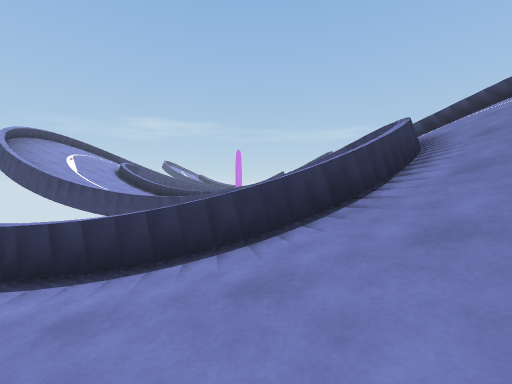
view 1 (above)

22 first-person views from a walk through a scene from a Unity 3-D project. The camera is 1.2 m above the floor, tilts 2° down and sees 90° across. The floor is counted in squares, 2 m on a side. Each view is taken from the middle of a square. On the plan, view 1 faces up. The plan holds only what a view shows up to about 9 squares ahead; the rest is blank. The place goes on beyond the plan.

view 2
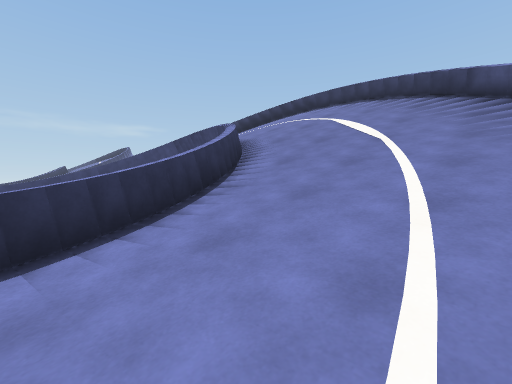

view 3
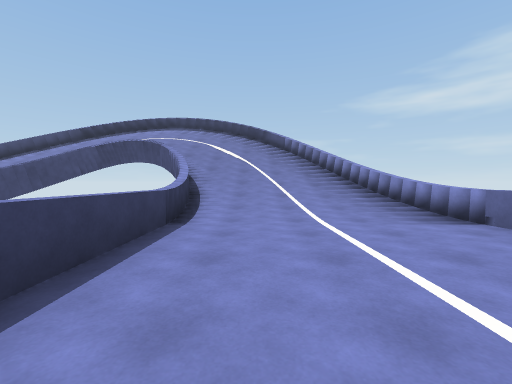

view 4
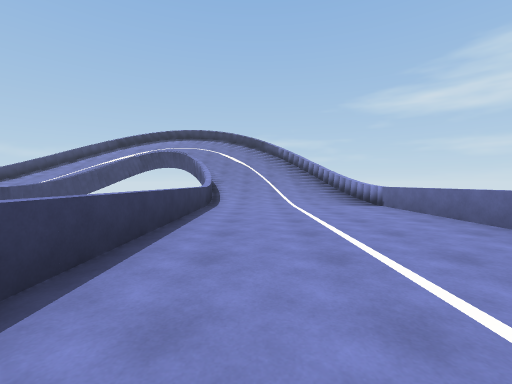

view 5
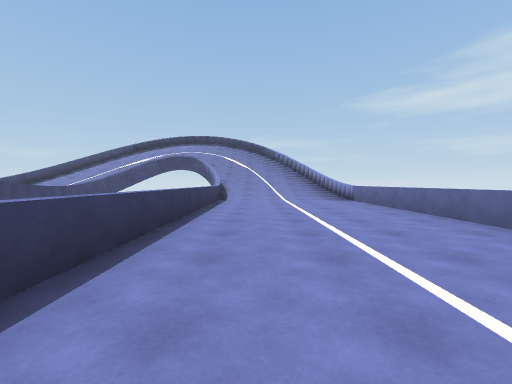

view 6
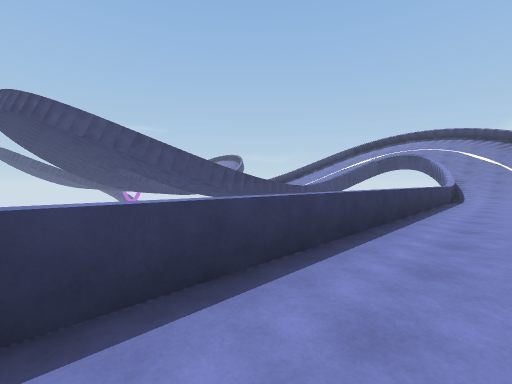

view 7
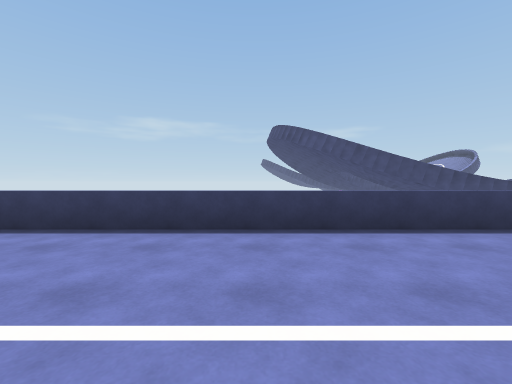

view 8
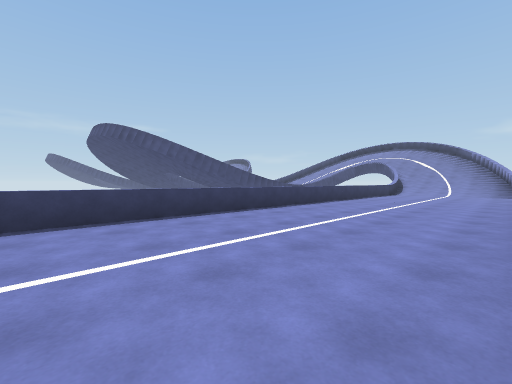

view 9
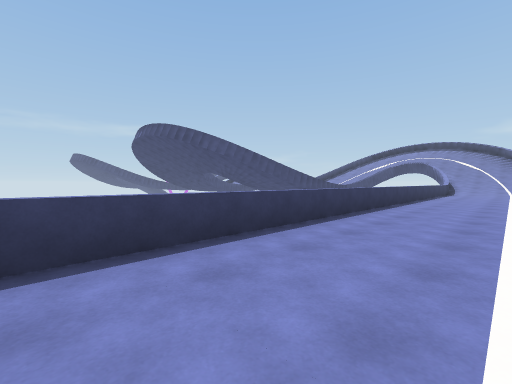

view 10
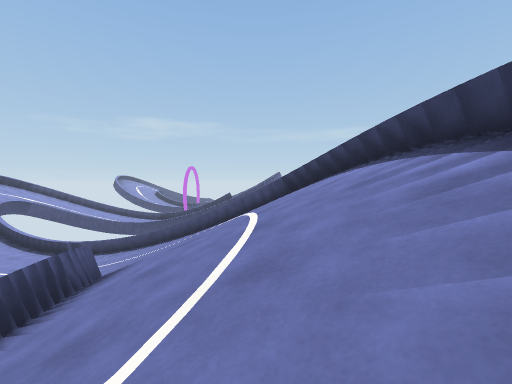

view 11
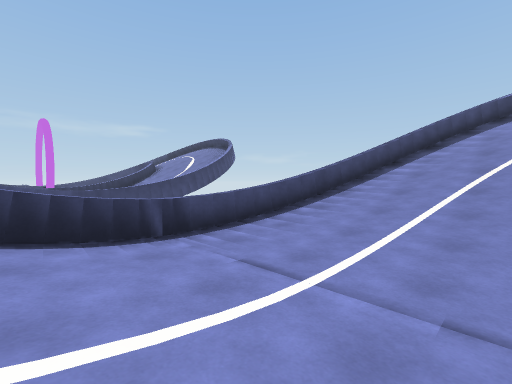

view 12
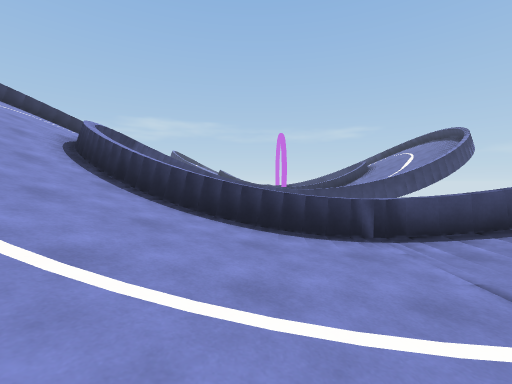

view 13
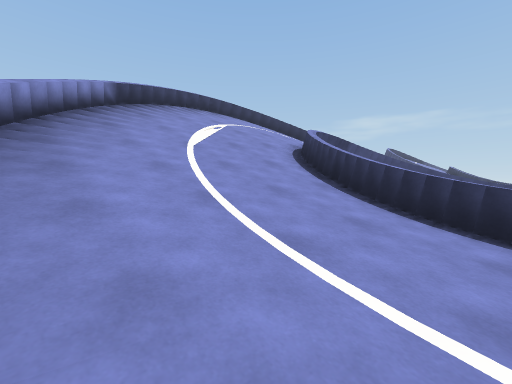

view 14
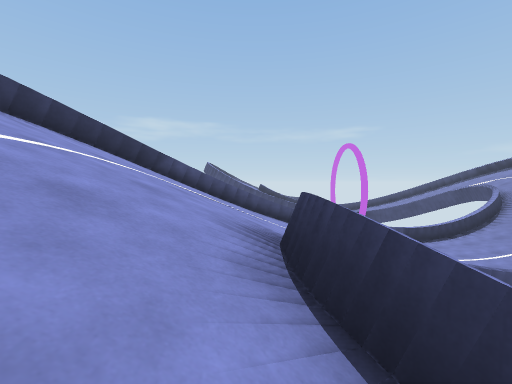

view 15
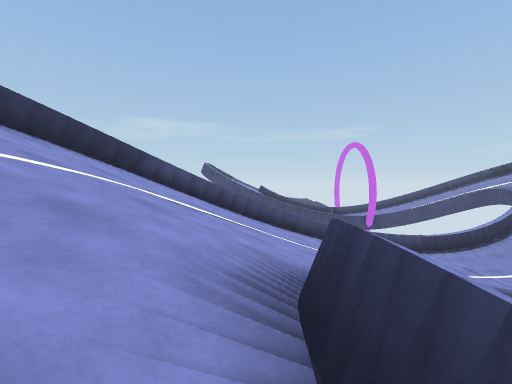

view 16
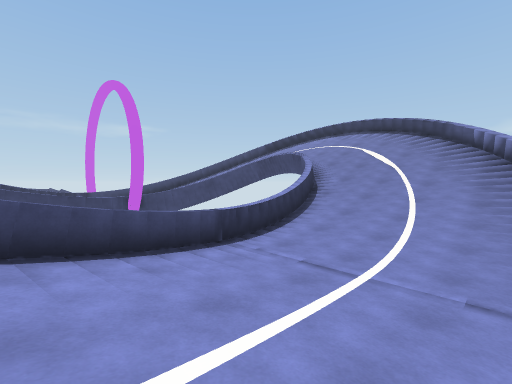

view 17
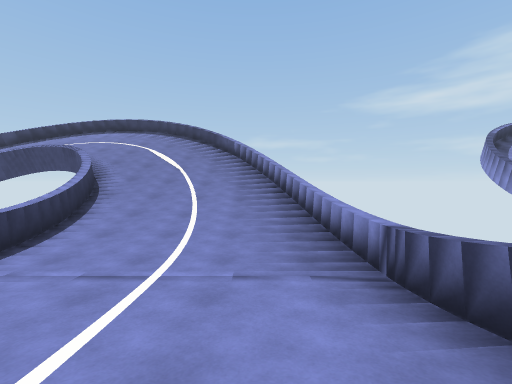

view 18
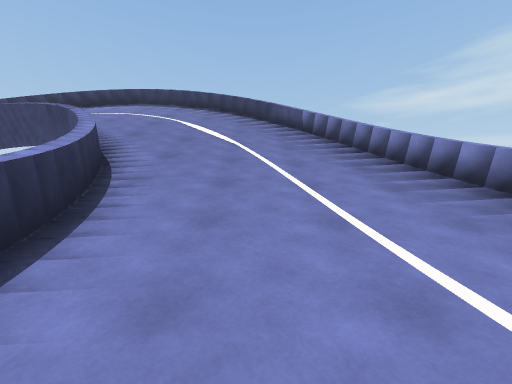

view 19
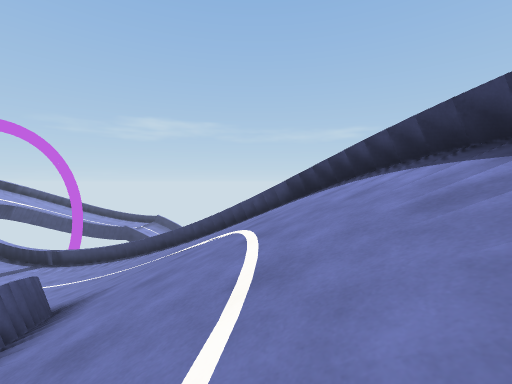

view 20
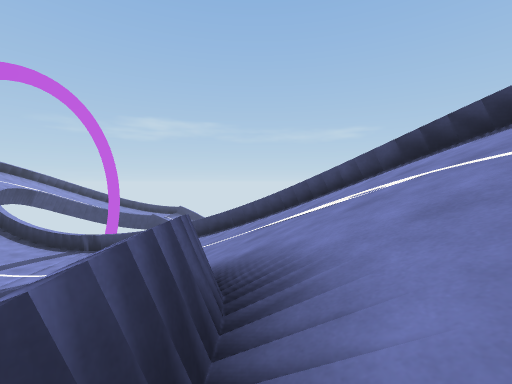

view 21
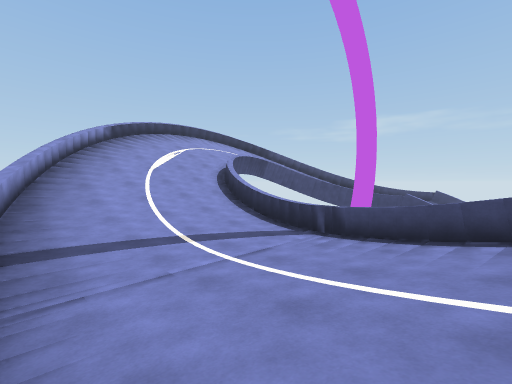

view 22
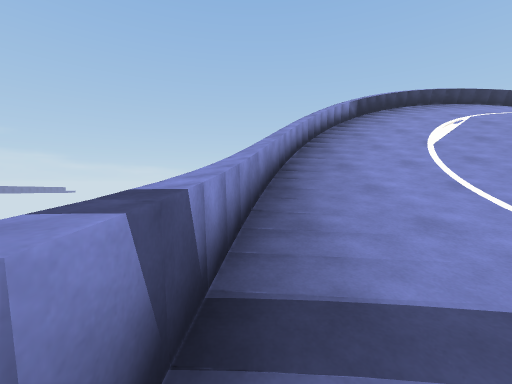

### Floor plan
Key: @ floor where view 1 was taken; # wall or solid block; . main floor; : floor 0.25 m higher than the main floor; + floor 0.5 m higher than the main floor; * floor 1 m higher than the main floor; / step, stairs or slope; = window, fence, low wall or low ledge; ^ raised ledge.
Columns run from 18 left of view 1 to 7 right of it. Each row starts with its distance up from view 1.
 35       ^//
 34       #///
 33       #/////##=####
 32       ##/////+:...=^^#
 31        #/////+....+*/=^=
 30         ^///*+....+*///##
 29          #^/*+....+*////##
 28            =^=....+//////#
 27              ####=# /////^
 26                     #////#
 25                     #////#
 24                    ##////#
 23              ####=##/////^
 22           #===....+//////#
 21          ^^/*+....+*////##
 20         ^/// +....+*///##
 19        #//// +....+*/=^=
 18       ##////  :...==^
 17       #/////##=####
 16        ////##
 15        ////=
 14       #////##
 13       #/////##=####
 12       ##/////+:...=^^##
 11        #/////+....+*/=##
 10        #^///*+....+*///##
  9          #^/*+....+*////##
  8           #=^=....+///  /#
  7              ####=##/ ///^
  6                    ##////#
  5                     #////#
  4                    ##////#
  3 #################=##/////^
  2 ..................+//////#
  1 ..................+*////##
  0 ..................@*///##
 -1   ................+*/=
 -2   ................=^^
 -3           #########

Positions as (right, up) in squares from view 1, and headings:
1: (0, 0), facing up
2: (-1, 0), facing up-right
3: (-6, 1), facing right
4: (-9, 1), facing right
5: (-11, 1), facing right
6: (-12, 1), facing up-right
7: (-13, -1), facing up
8: (-16, -2), facing up-right
9: (-18, 0), facing up-right
10: (5, 2), facing up
11: (-4, 9), facing up-right
12: (-4, 9), facing up
13: (-4, 9), facing up-left
14: (-8, 13), facing up
15: (-8, 14), facing up
16: (-5, 19), facing up-right
17: (-5, 19), facing right
18: (-2, 21), facing right
19: (5, 23), facing up
20: (3, 24), facing up
21: (0, 28), facing up-left
22: (-3, 28), facing left
